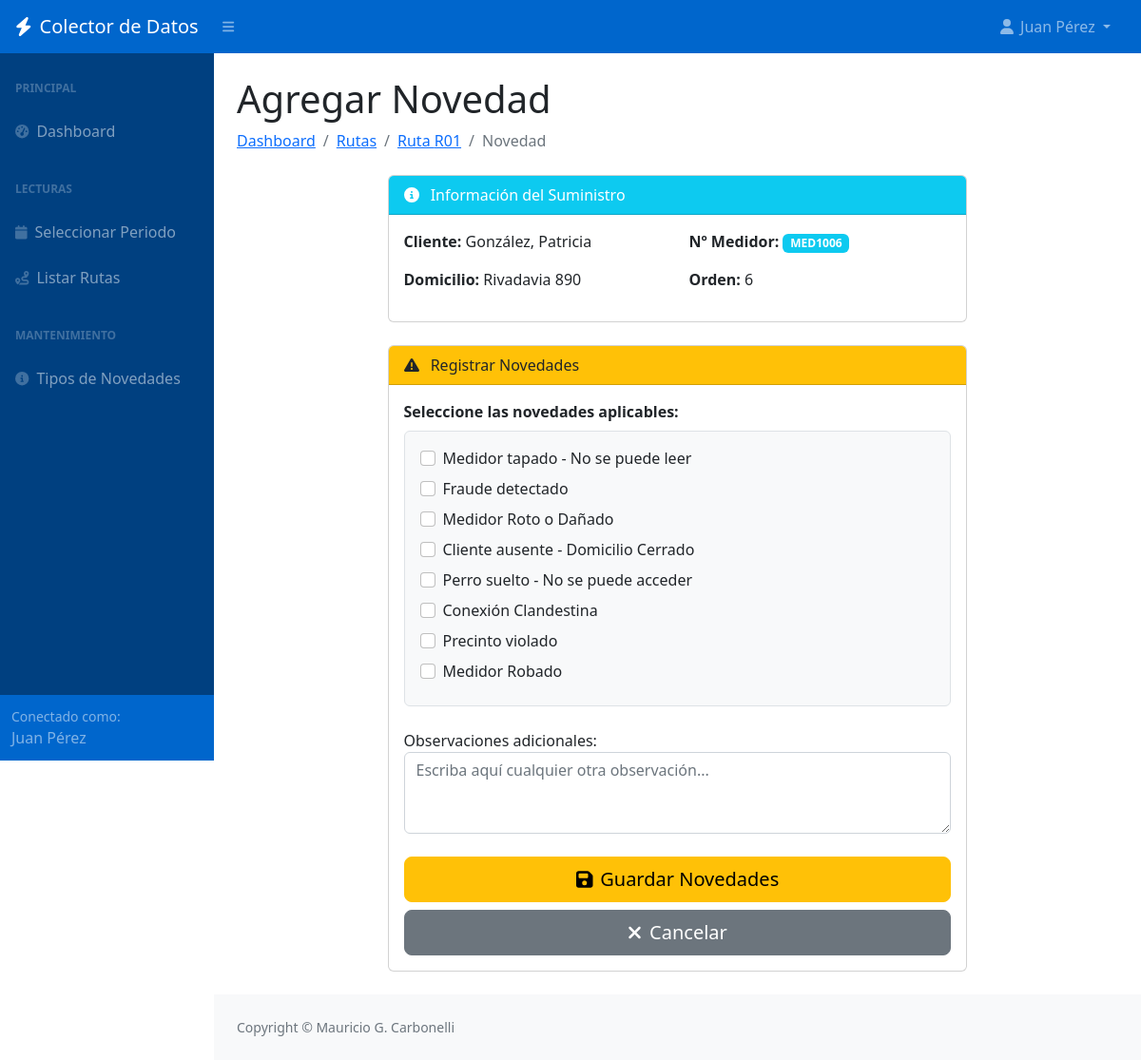
The app's page /agregar-novedad/6/ (signed in) with its own data.
### lecturas/models.py (models this page shows, shortened)
class Lote(models.Model):
    cod_lectura = models.AutoField(primary_key=True)
    ano_consumo = models.IntegerField(verbose_name='Año de Consumo')
    mes_consumo = models.IntegerField(verbose_name='Mes de Consumo')
    cliente = models.ForeignKey(Cliente, on_delete=models.CASCADE, related_name='lecturas')
    suministro_numero = models.CharField(max_length=50, verbose_name='Nº Suministro')
    area = models.CharField(max_length=50, verbose_name='Área')
    ruta = models.CharField(max_length=50, verbose_name='Ruta')
    orden = models.IntegerField(verbose_name='Orden')
    tipo_medidor = models.CharField(max_length=50, verbose_name='Tipo de Medidor')
    numero_medidor = models.CharField(max_length=50, verbose_name='Nº Medidor')
    lectura_anterior = models.IntegerField(verbose_name='Lectura Anterior')
    lectura_actual = models.IntegerField(null=True, blank=True, verbose_name='Lectura Actual')
    consumo_kwh = models.IntegerField(null=True, blank=True, verbose_name='Consumo (kWh)')
    novedades = models.ManyToManyField(Novedad, blank=True, through='NovedadLectura')
    novedad_libre = models.TextField(null=True, blank=True, verbose_name='Novedad Libre')
    enviado_comercial = models.BooleanField(default=False, verbose_name='Enviado a Comercial')
    abierta = models.BooleanField(default=True, verbose_name='Ruta Abierta')
    fecha_hora_registro = models.DateTimeField(null=True, blank=True, verbose_name='Fecha/Hora Registro')
    ubi_gps = models.CharField(max_length=100, null=True, blank=True, verbose_name='Ubicación GPS')
    operador = models.ForeignKey(Operador, on_delete=models.SET_NULL, null=True, blank=True, related_name='lecturas')
    class Meta:
        verbose_name = 'Lectura'
        verbose_name_plural = 'Lecturas'
        ordering = ['ano_consumo', 'mes_consumo', 'ruta', 'orden']
        indexes = [
            models.Index(fields=['ano_consumo', 'mes_consumo']),
            models.Index(fields=['ruta']),
        ]

class Cliente(models.Model):
    cod_cli = models.AutoField(primary_key=True)
    denominacion = models.CharField(max_length=200, verbose_name='Nombre y Apellido')
    domicilio = models.CharField(max_length=300, verbose_name='Domicilio')
    class Meta:
        verbose_name = 'Cliente'
        verbose_name_plural = 'Clientes'

class Novedad(models.Model):
    cod_novedad = models.AutoField(primary_key=True)
    descripcion = models.CharField(max_length=200, verbose_name='Descripción')
    class Meta:
        verbose_name = 'Novedad'
        verbose_name_plural = 'Novedades'

### lecturas/views.py (the view, shortened to what this page needs)
# urls.py: path('agregar-novedad/<int:pk>/', views.AgregarNovedadView.as_view(), name='agregar_novedad'),
class AgregarNovedadView(LoginRequiredMixin, View):
    template_name = 'lecturas/agregar_novedad.html'
    def get(self, request, pk):
        lectura = get_object_or_404(Lote, pk=pk)
        novedades_actuales = list(lectura.novedades.values_list('cod_novedad', flat=True))
        form = NovedadForm(initial={
            'novedad_libre': lectura.novedad_libre,
            'novedades_predefinidas': novedades_actuales
        })
        return render(request, self.template_name, {'form': form, 'lectura': lectura})

### lecturas/forms.py (shortened to what this page needs)
class NovedadForm(forms.Form):
    novedades_predefinidas = forms.MultipleChoiceField(
        label='Novedades',
        required=False,
        widget=forms.CheckboxSelectMultiple(attrs={'class': 'form-check-input'}),
        choices=[]
    )
    novedad_libre = forms.CharField(
        label='Observaciones adicionales',
        required=False,
        widget=forms.Textarea(attrs={
            'class': 'form-control',
            'rows': 3,
            'placeholder': 'Escriba aquí cualquier otra observación...'
        })
    )
    def __init__(self, *args, **kwargs):
        super().__init__(*args, **kwargs)
        self.fields['novedades_predefinidas'].choices = [
            (nov.cod_novedad, nov.descripcion) for nov in Novedad.objects.all()
        ]

### lecturas/templates/lecturas/agregar_novedad.html (shortened to what this page needs)
{% extends 'lecturas/base.html' %}
{% block content %}
<h1 class="mt-4">Agregar Novedad</h1>
<ol class="breadcrumb mb-4">
    <li class="breadcrumb-item"><a href="{% url 'dashboard' %}">Dashboard</a></li>
    <li class="breadcrumb-item"><a href="{% url 'listar_rutas' %}">Rutas</a></li>
    <li class="breadcrumb-item"><a href="{% url 'tomar_lecturas' lectura.ruta %}">Ruta {{ lectura.ruta }}</a></li>
    <li class="breadcrumb-item active">Novedad</li>
</ol>
<div class="row justify-content-center">
    <div class="col-lg-8">
        <div class="card mb-4">
            <div class="card-header bg-info text-white">
                <i class="fas fa-info-circle me-2"></i>
                Información del Suministro
            </div>
            <div class="card-body">
                <div class="row">
                    <div class="col-md-6">
                        <p><strong>Cliente:</strong> {{ lectura.cliente.denominacion }}</p>
                        <p><strong>Domicilio:</strong> {{ lectura.cliente.domicilio }}</p>
                    </div>
                    <div class="col-md-6">
                        <p><strong>Nº Medidor:</strong> <span class="badge bg-info">{{ lectura.numero_medidor }}</span>
                        </p>
                        <p><strong>Orden:</strong> {{ lectura.orden }}</p>
                    </div>
                </div>
            </div>
        </div>
        <div class="card mb-4">
            <div class="card-header bg-warning text-dark">
                <i class="fas fa-exclamation-triangle me-2"></i>
                Registrar Novedades
            </div>
            <div class="card-body">
                <form method="post">
                    <div class="mb-4">
                        <label class="form-label fw-bold">Seleccione las novedades aplicables:</label>
                        <div class="border rounded p-3 bg-light">
                            {% for choice in form.novedades_predefinidas %}
                            <div class="form-check mb-2">
                                {{ choice.tag }}
                                <label class="form-check-label" for="{{ choice.id_for_label }}">
                                    {{ choice.choice_label }}
                                </label>
                            </div>
                            {% endfor %}
                        </div>
                    </div>
                    <div class="mb-4">
                        {{ form.novedad_libre.label_tag }}
                        {{ form.novedad_libre }}
                    </div>
                    <div class="d-grid gap-2">
                        <button type="submit" class="btn btn-warning btn-lg">
                            <i class="fas fa-save me-2"></i>Guardar Novedades
                        </button>
                        <a href="{% url 'tomar_lecturas' lectura.ruta %}" class="btn btn-secondary btn-lg">
                            <i class="fas fa-times me-2"></i>Cancelar
                        </a>
                    </div>
                </form>
            </div>
        </div>
    </div>
</div>
{% endblock %}

### lecturas/templates/lecturas/base.html (shortened to what this page needs)
{% load static %}
<!DOCTYPE html>
<html lang="es">
<head>
    <link href="https://cdn.jsdelivr.net/npm/simple-datatables@7.1.2/dist/style.min.css" rel="stylesheet" />
    <link href="{% static 'css/styles.css' %}" rel="stylesheet" />
</head>
<body class="sb-nav-fixed">
    <nav class="sb-topnav navbar navbar-expand navbar-dark">
        <a class="navbar-brand ps-3" href="{% url 'dashboard' %}">
            <i class="fas fa-bolt me-2"></i>Colector de Datos
        </a>
        <button class="btn btn-link btn-sm order-1 order-lg-0 me-4 me-lg-0" id="sidebarToggle" href="#!">
            <i class="fas fa-bars"></i>
        </button>
        <ul class="navbar-nav ms-auto ms-md-0 me-3 me-lg-4">
            <li class="nav-item dropdown">
                <a class="nav-link dropdown-toggle" id="navbarDropdown" href="#" role="button" data-bs-toggle="dropdown"
                    aria-expanded="false">
                    <i class="fas fa-user fa-fw"></i>
                    {% if user.is_authenticated %}
                    {{ user.get_full_name|default:user.username }}
                    {% endif %}
                </a>
            </li>
        </ul>
    </nav>
    <div id="layoutSidenav">
        <div id="layoutSidenav_nav">
            <nav class="sb-sidenav accordion sb-sidenav-dark" id="sidenavAccordion">
                <div class="sb-sidenav-menu">
                    <div class="nav">
                        <div class="sb-sidenav-menu-heading">Principal</div>
                        <a class="nav-link" href="{% url 'dashboard' %}">
                            <div class="sb-nav-link-icon"><i class="fas fa-tachometer-alt"></i></div>
                            Dashboard
                        </a>
                        <div class="sb-sidenav-menu-heading">Lecturas</div>
                        <a class="nav-link" href="{% url 'seleccionar_periodo' %}">
                            <div class="sb-nav-link-icon"><i class="fas fa-calendar"></i></div>
                            Seleccionar Periodo
                        </a>
                        <a class="nav-link" href="{% url 'listar_rutas' %}">
                            <div class="sb-nav-link-icon"><i class="fas fa-route"></i></div>
                            Listar Rutas
                        </a>
                        <div class="sb-sidenav-menu-heading">Mantenimiento</div>
                        <a class="nav-link" href="{% url 'listar_tipos_novedades' %}">
                            <div class="sb-nav-link-icon"><i class="fas fa-circle-info"></i></div>
                            Tipos de Novedades
                        </a>
                    </div>
                </div>
                <div class="sb-sidenav-footer">
                    <div class="small">Conectado como:</div>
                    {{ user.get_full_name|default:user.username }}
                </div>
            </nav>
        </div>
        <div id="layoutSidenav_content">
            <main>
                <div class="container-fluid px-4">
                    {% block content %}{% endblock %}
                </div>
            </main>
            <footer class="py-4 bg-light mt-auto">
                <div class="container-fluid px-4">
                    <div class="d-flex align-items-center justify-content-between small">
                        <div class="text-muted">Copyright &copy; Mauricio G. Carbonelli {{ current_year }}</div>
                    </div>
                </div>
            </footer>
        </div>
    </div>
</body>
</html>

### lecturas/templates/lecturas/base.html (style rules this page uses)
:root { --mauri-blue: #0066cc; --mauri-blue-dark: #004080; --mauri-green: #28a745; --mauri-red: #dc3545; --mauri-orange: #fd7e14; }
.sb-topnav { background-color: var(--mauri-blue) !important; }
.sb-sidenav-dark { background-color: var(--mauri-blue-dark) !important; }
.sb-sidenav-dark .sb-sidenav-footer { background-color: var(--mauri-blue) !important; }

### records on screen
Lote: ruta "R01", cliente.denominacion "González, Patricia", cliente.domicilio "Rivadavia 890", numero_medidor "MED1006", orden "6"
Novedad: choice_label "Medidor tapado - No se puede leer"
Novedad: choice_label "Fraude detectado"
Novedad: choice_label "Medidor Roto o Dañado"
Novedad: choice_label "Cliente ausente - Domicilio Cerrado"
Novedad: choice_label "Perro suelto - No se puede acceder"
Novedad: choice_label "Conexión Clandestina"
Novedad: choice_label "Precinto violado"
Novedad: choice_label "Medidor Robado"

### other values on screen
{{ user.get_full_name|default:user.username }} "Juan Pérez"
